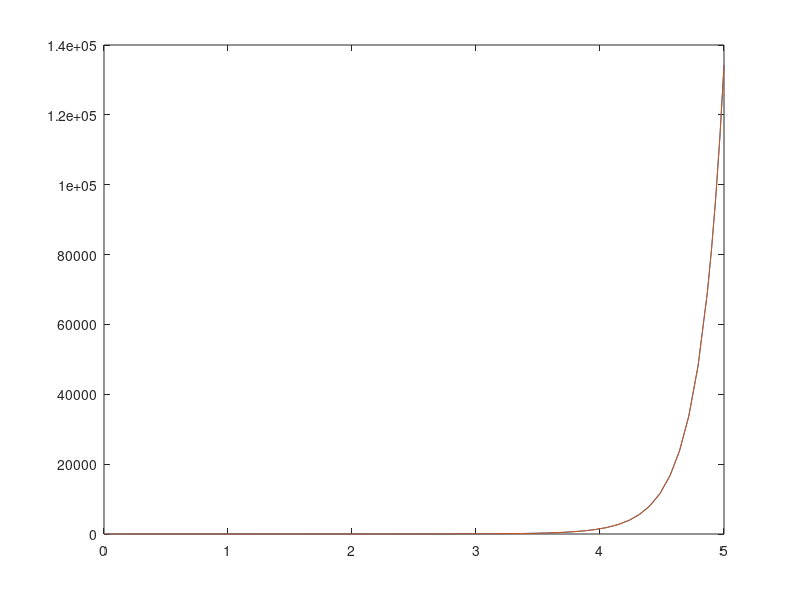

Write the MATLAB code that produced this figure.
% y' = t;
a = 0;
b = 5;
y0 = 1;
f = @(t, y) t;
[t1, y1] = ode45(f, [a, b], y0);
plot(t1, y1);

% y' = y;
f2 = @(t, y) y;
[t2, y2] = ode45(f2, [a, b], y0);
plot(t2, y2);

% y1' = y2 * t; 
% y2' = y1 * t;
f3 = @(t, y) [y(2)*t; y(1)*t];
[t3, y3] = ode45(f3, [a, b], [1; 0]);
plot(t3, y3);